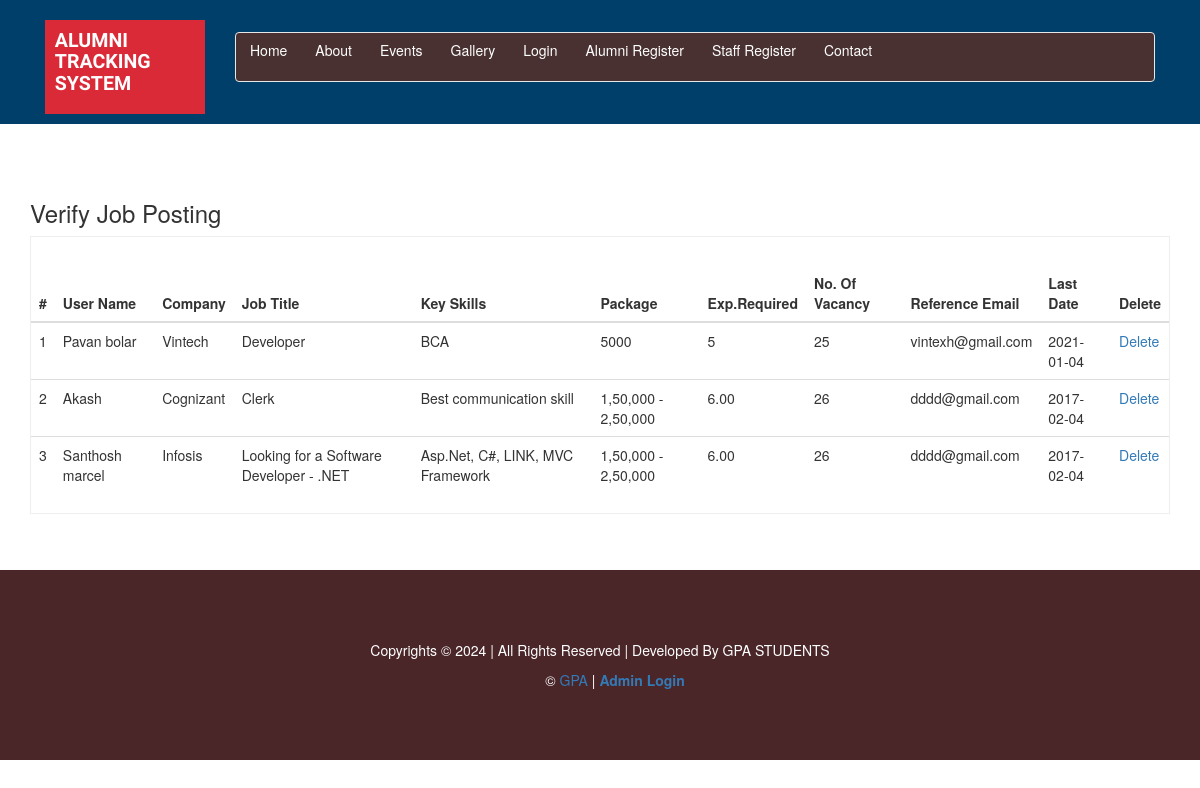
Page /verifyjob.php on the committed database.
### tables this page shows
CREATE TABLE `tbljob` (
  `jobid` int(11) NOT NULL,
  `company` varchar(100) NOT NULL,
  `jobtitle` varchar(100) NOT NULL,
  `qualification` varchar(100) NOT NULL,
  `jobdescription` text NOT NULL,
  `salary` varchar(50) NOT NULL,
  `exp_required` varchar(50) NOT NULL,
  `noofvacancy` int(11) NOT NULL,
  `emailid` varchar(50) NOT NULL,
  `status` varchar(10) NOT NULL,
  `lastdate` date NOT NULL,
  `alumnid` int(11) NOT NULL,
  `keyskils` varchar(350) NOT NULL,
  `job_location` varchar(150) NOT NULL
);

CREATE TABLE `tbluser` (
  `userid` int(11) NOT NULL,
  `gender` varchar(15) NOT NULL,
  `name` varchar(150) NOT NULL,
  `dob` date NOT NULL,
  `emailid` varchar(50) NOT NULL,
  `phone` varchar(15) NOT NULL,
  `pyear` int(11) NOT NULL,
  `courseid` int(11) NOT NULL,
  `occupation` varchar(150) NOT NULL,
  `address` text NOT NULL,
  `message` text NOT NULL,
  `upass` varchar(20) NOT NULL,
  `status` varchar(15) NOT NULL,
  `location` int(11) NOT NULL,
  `membershiptype` varchar(15) NOT NULL,
  `mfee` float(10,2) NOT NULL,
  `paytype` varchar(15) NOT NULL,
  `bank` varchar(50) NOT NULL,
  `cardno` varchar(16) NOT NULL,
  `cvv` int(4) NOT NULL,
  `expmonth` int(11) NOT NULL,
  `expyear` int(11) NOT NULL,
  `reg_date` date NOT NULL,
  `designation` varchar(25) NOT NULL,
  `organization` varchar(25) NOT NULL
);

### verifyjob.php (the view, shortened to what this page needs)
<?php
include("header.php");
?>
<div class="container">
	<div class="page">
   <h3>Verify Job Posting</h3>
  <div class="bs-example" data-example-id="contextual-table" style="border: 1px solid #eee">
    <table class="table" id="dataTables-example">
	<thead>
  <tr>
    <th >#</th>
    <th >User Name</th>
    <th >Company</th>
    <th >Job Title</th>
    <th >Key Skills</th>
    <th>Package</th>
    <th >Exp.Required</th>
    <th >No. Of Vacancy</th>
    <th>Reference Email</th>
    <th >Last Date</th>
    <th >Delete</th>
  </tr>
  </thead>
<tbody>
  <?php
  $res = mysqli_query($con, "Select * from tbljob inner join tbluser on tbljob.alumnid=tbluser.userid where  tbljob.status='Active' order by jobid desc");
  $c = 1;
  if(mysqli_num_rows($res) > 0)
  {
	  while($row = mysqli_fetch_array($res))
	   {  echo "<tr>
		<td>".$c++."</td>
		<td>".$row['name']."</td>
		<td>".$row['company']."</td>
		<td>".$row['jobtitle']."</td>
		<td>".$row['keyskils']."</td>
		<td>".$row['salary']."</td>
		<td>".$row['exp_required']."</td>
		<td>".$row['noofvacancy']."</td>
		<td>".$row[8]."</td>
		<td>".$row[10]."</td>
		<td><a href='verifyjob.php?delid=$row[0]' onclick='confirmtodelete()' >Delete</a></td>
		</tr>";
	   }
  }
  else
	  {
		  echo "<tr><td colspan='8' style='text-align:center;'>Sorry!! No Records</td></tr>";
	  }
     ?>
   </tbody>
</table>
</div>
</div>
</div>
<link rel="stylesheet" type="text/css" href="DataTables-1.10.12/extensions/Buttons/css/buttons.dataTables.css">
 	<link rel="stylesheet" type="text/css" href="DataTables-1.10.12/media/css/jquery.dataTables.css">
 <?php
include("footer.php");
  ?>

### css/style.css (style rules this page uses)
html,body { background:#fff; font-size: 100%; font-family: 'Questrial', sans-serif; }
body a { transition: 0.5s all; -webkit-transition: 0.5s all; -o-transition: 0.5s all; -moz-transition: 0.5s all; -ms-transition: 0.5s all; }
h1,h2,h3,h4,h5,h6,label,p { margin:0; }
.table > thead > tr > th, .table > tbody > tr > th, .table > tfoot > tr > th, .table > thead > tr > td, .table > tbody > tr > td, .table > tfoot > tr > td { padding: 8px; line-height: 1.42857143; vertical-align: top; border-top: none; }
.page { padding: 4em 0 4em; }
.bs-example { padding: 2em 0 0; }

### rows in the picture
tbljob: tbluser.name "Pavan bolar", company "Vintech", jobtitle "Developer", keyskils "BCA", salary "5000", exp_required "5", noofvacancy "25", emailid "vintexh@gmail.com", lastdate "2021-01-04"
tbljob: tbluser.name "Akash", company "Cognizant", jobtitle "Clerk", keyskils "Best communication skill", salary "1,50,000 - 2,50,000", exp_required "6.00", noofvacancy "26", emailid "dddd@gmail.com", lastdate "2017-02-04"
tbljob: tbluser.name "Santhosh marcel", company "Infosis", jobtitle "Looking for a Software Developer - .NET", keyskils "Asp.Net, C#, LINK, MVC Framework", salary "1,50,000 - 2,50,000", exp_required "6.00", noofvacancy "26", emailid "dddd@gmail.com", lastdate "2017-02-04"
